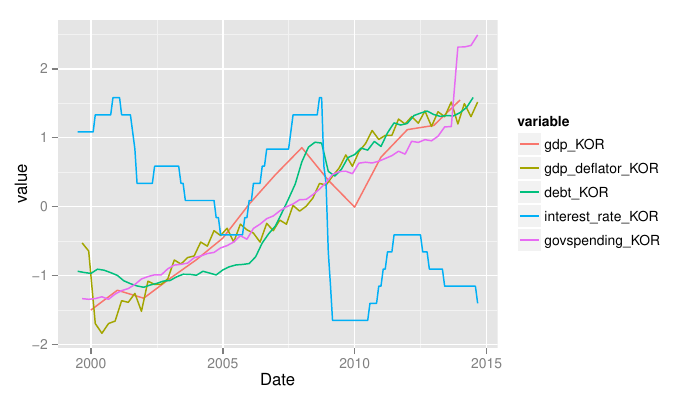

Generate this figure with R:
# Justification of linear interpolation
library(ggplot2)
library(reshape2)

na_plot = function(dframe, filename){
    # Plot the scaled variables to check for linearity.
    # If plots are roughly linear, then imputing through linear
    # interpolation should be ok.

    # We'll only impute on the results of na_truncate
    truncd = na_truncate(dframe)

    # On which columns do we need to impute?
    needimpute = sapply(truncd, function(x) any(is.na(x)))

    scaled = data.frame(Date = truncd$Date, scale(truncd[, which(needimpute)]))
    scaled_long = reshape2::melt(scaled, id = 'Date')

    ggplot(data=scaled_long[complete.cases(scaled_long), ]
           , aes(x=Date, y=value, color=variable)) + 
           geom_line()

    ggsave(filename)
}


load('country.Rda')

imputed = c('gdp_KOR', 'gdp_deflator_KOR', 'debt_KOR', 
            'interest_rate_KOR', 'govspending_KOR')

scaled = data.frame(Date = KOR$Date, scale(KOR[, imputed]))

scaled_long = reshape2::melt(scaled, id = 'Date')

ggplot(data=scaled_long[complete.cases(scaled_long), ]
       , aes(x=Date, y=value, color=variable)) + 
       geom_line()

ggsave('na_plot_KOR.pdf', height = 4, units = 'in')
